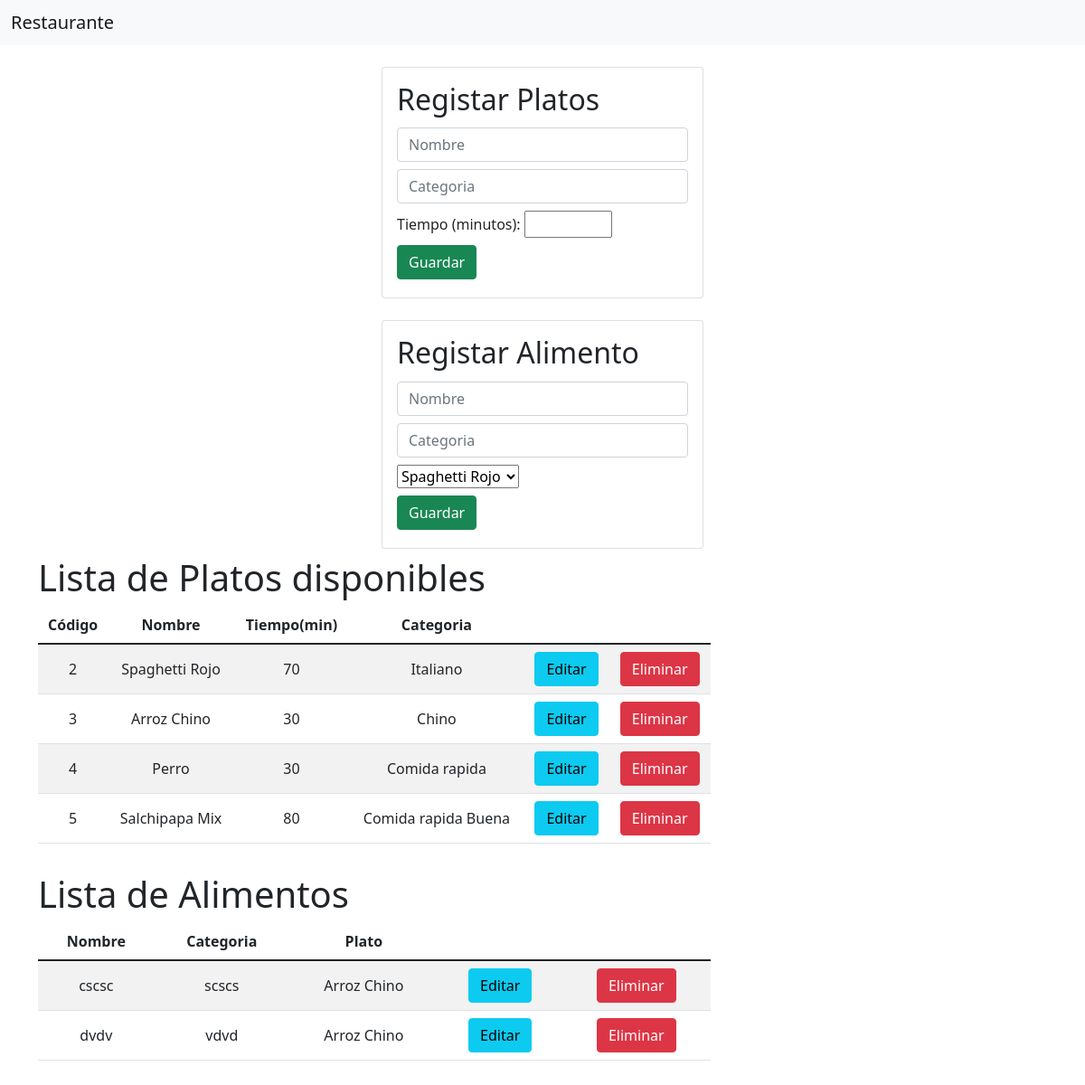
The app's page /, older data.
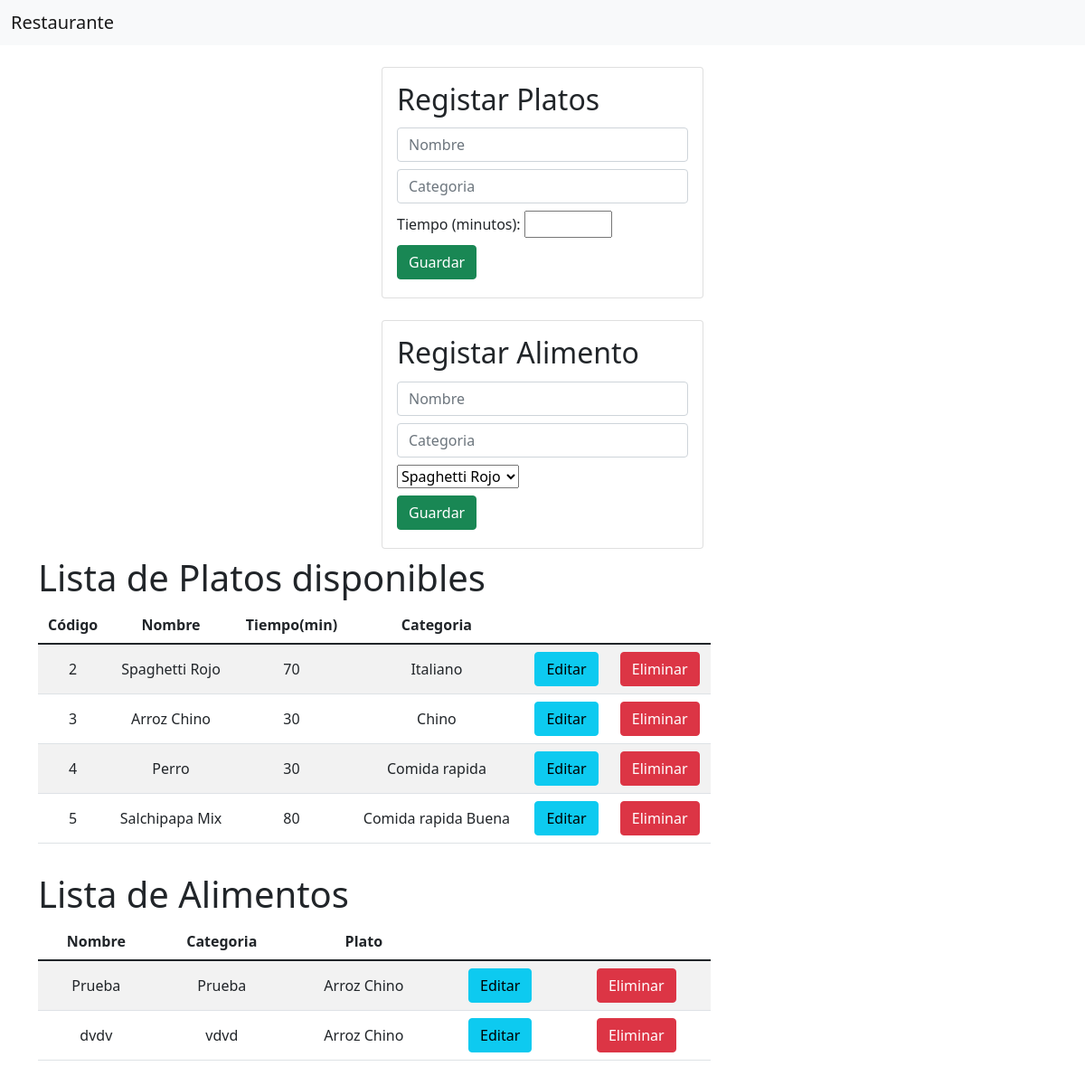
The same page, newer data.
### Aplicaciones/Platos/models.py (models this page shows, shortened)
class Plato(models.Model):
    codigo=models.AutoField(primary_key=True)
    nombre=models.CharField(max_length=50)
    tiempo=models.CharField(max_length=360)
    categoria=models.CharField(max_length=20)
    def __str__(self):
        return self.nombre

class Alimento(models.Model):
    nombre=models.CharField(max_length=50)
    categoria=models.CharField(max_length=20)
    plato = models.ForeignKey(Plato, on_delete=models.CASCADE)

### Aplicaciones/Platos/views.py (the view)
# urls.py: path('', views.home),
def home(request):
    platosListados = Plato.objects.all()
    alimentosListados = Alimento.objects.all()
    return render(request, "gestionPlatos.html", {"platos": platosListados, "alimentos": alimentosListados})

### Aplicaciones/Platos/templates/gestionPlatos.html (shortened to what this page needs)
{% extends "./base.html" %}
{% block body %}
<div class="row d-flex justify-content-center">
  <div class="col-sm-12 col-md-6 col-lg-2 col-xl-4">
      <div class="card">
        <div class="card-body">
          <h2>Registar Platos</h2>
          <form action="/registarPlato/" method="POST">
            <div class="form-group py-1">
              <input
                type="text"
                id="txtNombre"
                name="txtNombre"
                class="form-control"
                placeholder="Nombre"
                maxlength="50"
                required
              />
            </div>
            <div class="form-group py-1">
              <input
                type="text"
                id="txtCategoria"
                name="txtCategoria"
                class="form-control"
                placeholder="Categoria"
                maxlength="20"
                required
              />
            </div>
            <div class="form-group py-1">
              <label for="tiempo">Tiempo (minutos):</label>
              <input
                type="number"
                id="tiempo"
                name="tiempo"
                min="1"
                max="360"
              />
            </div>
            <div class="form-group py-1">
              <button
                type="submit"
                class="btn btn-success btn-block text-white"
              >
                Guardar
              </button>
            </div>
          </form>
        </div>
      </div>
      <div class="card mt-4">
        <div class="card-body">
          <h2>Registar Alimento</h2>
          <form action="/registarAlimento/" method="POST">
            <div class="form-group py-1">
              <input
                type="text"
                id="txtNombreAlimento"
                name="txtNombreAlimento"
                class="form-control"
                placeholder="Nombre"
                maxlength="50"
                required
              />
            </div>
            <div class="form-group py-1">
              <input
                type="text"
                id="txtCategoriaAlimento"
                name="txtCategoriaAlimento"
                class="form-control"
                placeholder="Categoria"
                maxlength="20"
                required
              />
            </div>
            <div class="form-group py-1">
              <select name="plato">
                {% for c in platos %}
                <option value="{{c.codigo}}">{{c.nombre}}</option>
                {% endfor %}
              </select>
            </div>
            <div class="form-group py-1">
              <button
                type="submit"
                class="btn btn-success btn-block text-white"
              >
                Guardar
              </button>
            </div>
          </form>
        </div>
      </div>
    </div>
  </div>
  <div class="col-sm-12 col-md-6 col-lg-8 col-xl-8">
    <div class="table-resposive py-2">
      <h1>Lista de Platos disponibles</h1>
      <table class="table table-striped">
        <thead>
          <tr>
            <th>Código</th>
            <th>Nombre</th>
            <th>Tiempo(min)</th>
            <th>Categoria</th>
            <th colspan="2"></th>
          </tr>
        </thead>
        <tbody>
          {% for c in platos %}
          <tr>
            <td>{{c.codigo}}</td>
            <td>{{c.nombre}}</td>
            <td>{{c.tiempo}}</td>
            <td>{{c.categoria}}</td>
            <td>
              <a href="edicionPlato/{{c.codigo}}" class="btn btn-info"
                >Editar</a
              >
            </td>
            <td>
              <a
                href="eliminacionPlato/{{c.codigo}}"
                class="btn btn-danger btnEliminacion"
                >Eliminar</a
              >
            </td>
          </tr>
          {% endfor %}
        </tbody>
      </table>
    </div>
  </div>
  <div class="col-sm-12 col-md-6 col-lg-8 col-xl-8">
    <div class="table-resposive py-2">
      <h1>Lista de Alimentos</h1>
      <table class="table table-striped">
        <thead>
          <tr>
            <th>Nombre</th>
            <th>Categoria</th>
            <th>Plato</th>
            <th colspan="2"></th>
          </tr>
        </thead>
        <tbody>
          {% for c in alimentos %}
          <tr>
            <td>{{c.nombre}}</td>
            <td>{{c.categoria}}</td>
            <td>{{c.plato}}</td>
            <td>
              <a href="edicionAlimento/{{c.id}}" class="btn btn-info"
                >Editar</a
              >
            </td>
            <td>
              <a
                href="eliminacionAlimento/{{c.id}}"
                class="btn btn-danger btnEliminacion"
                >Eliminar</a
              >
            </td>
          </tr>
          {% endfor %}
        </tbody>
      </table>
    </div>
  </div>
</div>
{% endblock %}

### Aplicaciones/Platos/templates/base.html (shortened to what this page needs)
<!DOCTYPE html>
<html lang="en">
  <head>
    {% load static %}
    <link
      href="https://cdn.jsdelivr.net/npm/bootstrap@5.1.3/dist/css/bootstrap.min.css"
      rel="stylesheet"
    />
    <link rel="stylesheet" href="{% static 'css/gestionPlatos.css' %}" />
  </head>
  <body>
    <nav class="navbar navbar-light bg-light">
      <div class="container-fluid">
        <span class="navbar-brand mb-0 h1">Restaurante</span>
      </div>
    </nav>
    <div class="container py-4">{% block body %} {% endblock %}</div>
  </body>
</html>

### Aplicaciones/Platos/static/css/gestionPlatos.css (style rules this page uses)
th, td { text-align: center; vertical-align: middle; }

Row changes from the older to the newer data that the page shows:
changed Alimento: nombre "cscsc" → "Prueba"; categoria "scscs" → "Prueba"
